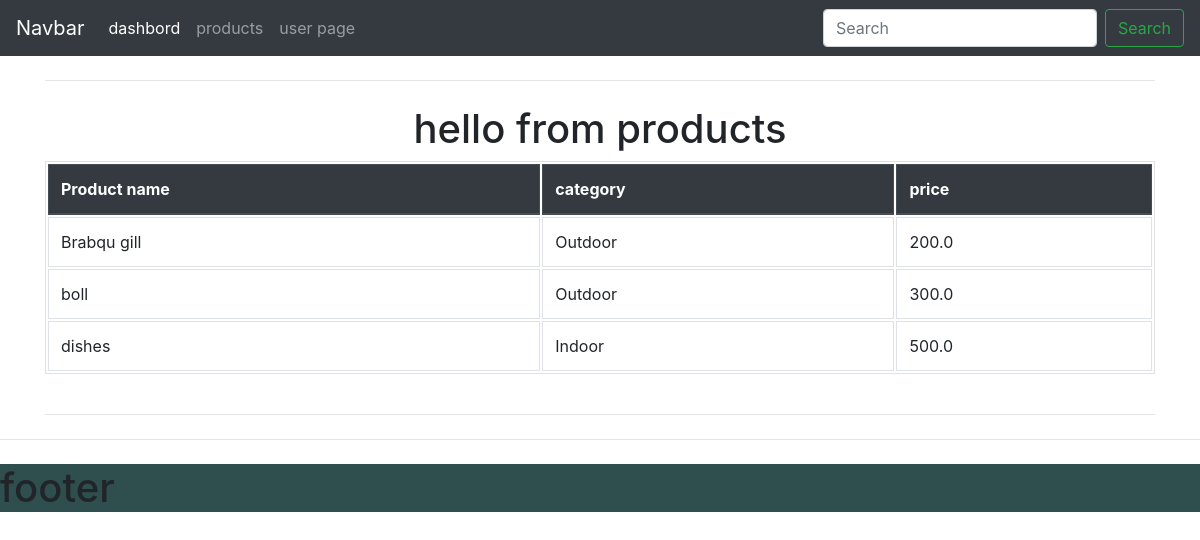
Screenshot of /products/ (signed in) with the database file from the repository.
### accounts/models.py (models this page shows, shortened)
class Product(models.Model) :
    CATEGORY = (
        ('Indoor', 'Indoor'),
        ('Outdoor', 'Outdoor'),
    )
    name = models.CharField(max_length=200)
    price = models.FloatField()
    category = models.CharField(max_length=100 , choices=CATEGORY)
    description = models.TextField()
    date_created = models.DateTimeField(auto_now=True)
    tag = models.ManyToManyField(Tag)

### accounts/views.py (the view)
# urls.py: path('products/',products,name='products'),
@login_required(login_url='login_user')
def products(request):
    products = Product.objects.all()
    context = {
        'products':products
    }
    return render(request, 'accounts/pages/products.html',context)

### accounts/templates/accounts/pages/products.html
{% extends 'accounts/layouts/main.html' %}
{% block content %}
<hr class="my-4">
  <h1 style="text-align: center">hello from products</h1>
        <div class="row">
        <div class="col-md-12">
            <table class="table table-bordered table-hover" style="border-collapse: separate;">
                  <thead class="thead-dark">
                    <tr>
                      <th scope="col">Product name</th>
                      <th scope="col">category</th>
                      <th scope="col">price</th>
                    </tr>
                  </thead>
                  <tbody>
                  {% for product in products %}
                    <tr>
                      <td>{{product.name}}</td>
                      <td>{{product.category}}</td>
                      <td>{{product.price}}</td>
                    </tr>
                  {% endfor %}
                  </tbody>
            </table>
        </div>
    </div>
    <hr class="my-4">
{% endblock %}

### rows the page displays
Product: name "Brabqu gill", category "Outdoor", price "200.0"
Product: name "boll", category "Outdoor", price "300.0"
Product: name "dishes", category "Indoor", price "500.0"
